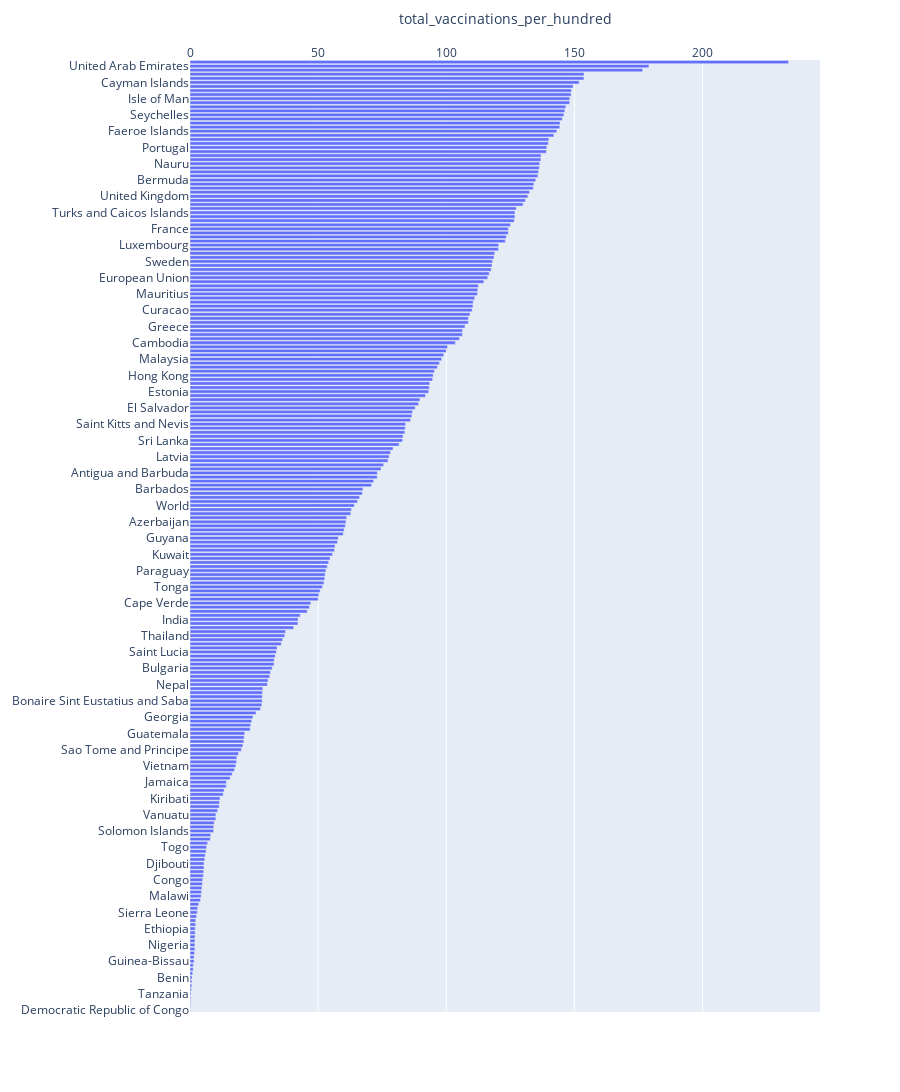

The cell this chart's notebook holds for it:
### Code cell
# correct idea of plotting, but how to render just part of it by country, with scrollable view?
df_vaccination_by_country = df_vaccination_by_country.sort_values(by='total_vaccinations_per_hundred', ascending=True)
fig = px.bar(df_vaccination_by_country, x='total_vaccinations_per_hundred', y='location', text='total_vaccinations_per_hundred', height=4000)

# bring the label text outside of the bar, and make the text bigger
# reference: https://plotly.com/python/bar-charts/#bar-chart-with-direct-labels
fig.update_traces(texttemplate='%{text:.4s}', textposition='outside')
fig.update_layout(uniformtext_minsize=8, uniformtext_mode='hide')

# adjusting the axis labels and layout
fig.update_layout(yaxis_title=None, xaxis={"side": "top"})
fig

### Figure 1 — Plotly figure (JSON) as saved in the notebook; plotly's stock layout.template omitted (floating-point values rounded to 4 significant figures; data arrays with more than 128 entries replaced by an {"elided": "..."} marker saying what was removed)
{"data": [{"alignmentgroup": "True", "hovertemplate": "total_vaccinations_per_hundred=%{text}<br>location=%{y}<extra></extra>", "legendgroup": "", "marker": {"color": "#636efa", "pattern": {"shape": ""}}, "name": "", "offsetgroup": "", "orientation": "h", "showlegend": false, "text": {"elided": "234 float values"}, "textposition": "outside", "texttemplate": "%{text:.4s}", "type": "bar", "x": {"elided": "234 float values"}, "xaxis": "x", "y": {"elided": "234 str values"}, "yaxis": "y"}], "layout": {"barmode": "relative", "height": 4000, "legend": {"tracegroupgap": 0}, "margin": {"t": 60}, "uniformtext": {"minsize": 8, "mode": "hide"}, "xaxis": {"anchor": "y", "domain": [0, 1], "side": "top", "title": {"text": "total_vaccinations_per_hundred"}}, "yaxis": {"anchor": "x", "domain": [0, 1], "title": {}}}}
